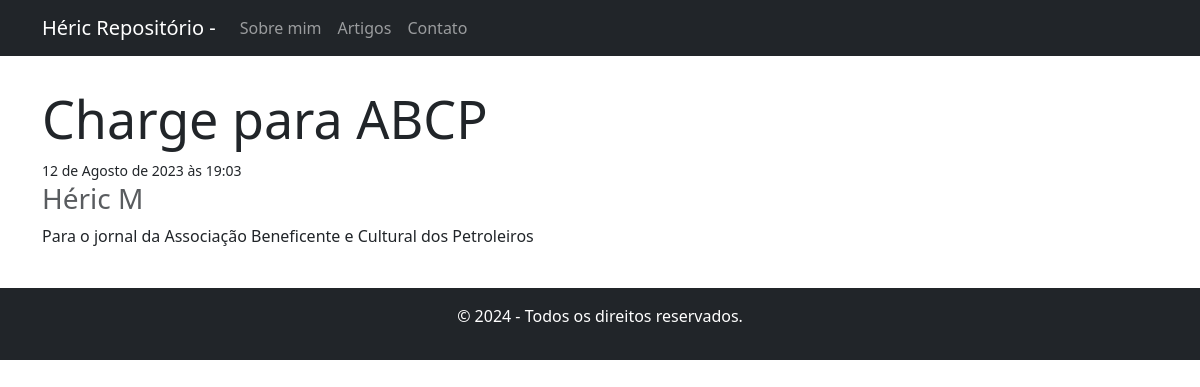
Page /2/ on the committed database.
### poems/models.py (models this page shows, shortened)
class Poema(models.Model):
    titulo = models.CharField(max_length=200)
    autor = models.CharField(max_length=100)
    exceto = models.TextField(null=True, blank=True)
    conteudo = models.TextField()
    image = models.ImageField(upload_to='', null=True, blank=True)
    data_publicacao = models.DateTimeField(auto_now_add=True)

### poems/views.py (the view)
# urls.py: path('<int:pk>/', views.poema_detalhe, name='poema_detalhe'),
def poema_detalhe(request, pk):
    poema = get_object_or_404(Poema, id=pk)
    context = {'poem': poema, 'title': poema.titulo}
    return render(request, 'poema_detalhe.html', context)

### poemsproject/templates/poema_detalhe.html (shortened to what this page needs)
{% extends 'base.html' %}
{% block conteudo %}
      <div class="container">
        <h9 class="card-title">{{ poem.titulo }}</h9>
        <br>
        <small class="data">{{ poem.data_publicacao }}</small>
        <h3 class="card-subtitle mb-2 text-muted">{{ poem.autor }}</h3>
        <p>{{ poem.conteudo | safe }}</p>
      </div>
{% endblock conteudo %}

### poemsproject/templates/poema_detalhe.html (style rules this page uses)
h9 { font-size: 52px; text-align: center; margin-top: 30px; }

### rows in the picture
Poema: titulo "Charge para ABCP", data_publicacao "12 de Agosto de 2023 às 19:03", autor "Héric M", conteudo "Para o jornal da Associação Beneficente e Cultural dos Petroleiros"
